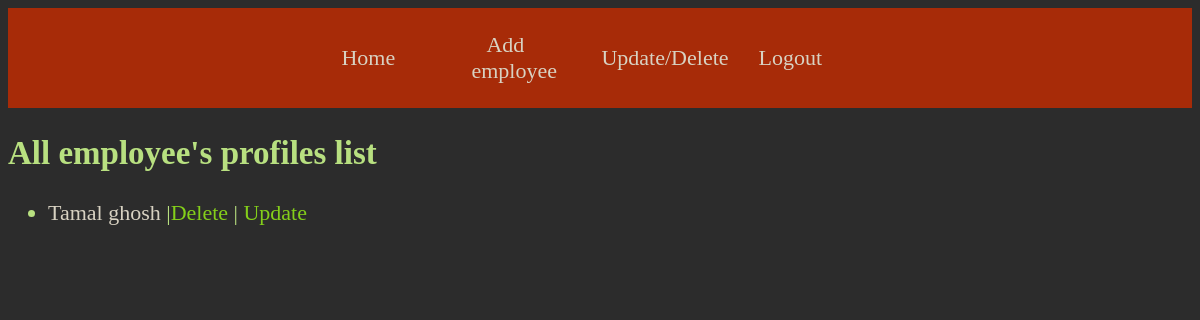
Before: /update_page/ (signed in) with the older database file.
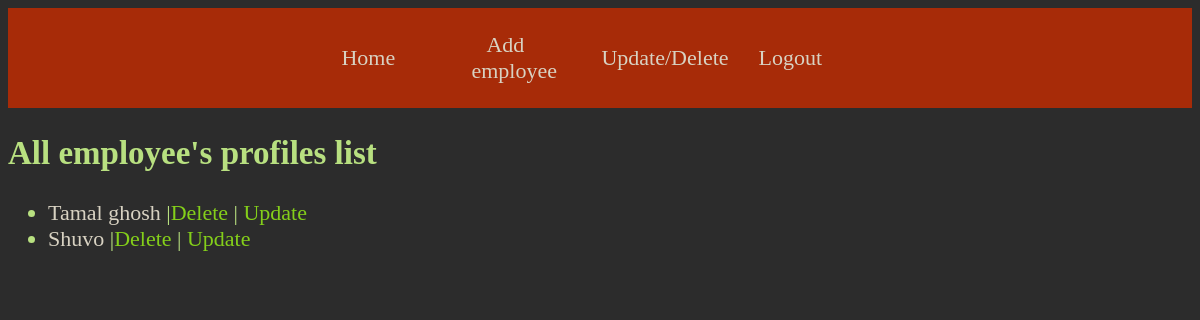
After: the same page with the newer database file.
### employeeApp/models.py (models this page shows)
class Employee_info(models.Model):
    name=models.CharField(max_length=100,unique=True)
    address=models.CharField(max_length=10000)
    phone_number=PhoneNumberField(max_length=14)
    salary=models.IntegerField()
    designation=models.CharField(max_length=50)
    short_description=models.CharField(max_length=10000)

### employeeApp/views.py (the view)
# urls.py: path("update_page/",views.update_page,name="update_page"),
@login_required
def update_page(request):
    employees=Employee_info.objects.all();
    return render (request,"update_page.html",{"employees":employees})

### employeeApp/templates/update_page.html (shortened to what this page needs)
{% extends "layout.html" %}
{% block content %}
<h2>All employee's profiles list</h2>
    <ul>
        {% for employee  in employees %}
        <li>
            <a href="{% url 'employee_profile' employee.pk %}">{{employee.name}} </a> |<a href="{% url 'delete_employee_info' employee.pk %}"><span class="update-link">Delete
            </span></a> | <a href="{% url "update" employee.pk %}"><span class="update-link">Update
            </span></a>
        </li>
        {% endfor %}
    </ul>
{% endblock  %}

### employeeApp/templates/layout.html (shortened to what this page needs)
<!DOCTYPE html>
<html lang="en">
<head>
    {% load static %}
    <link rel="stylesheet" href="https://matcha.mizu.sh/matcha.css">
    <link rel="stylesheet" href="{% static 'css/styles.css' %}">
</head>
<body>
    <nav>
        <div class="div-home navd">
            <a class="home" href="{% url "homepage" %}">Home</a>
        </div>
        <div class="div-add navd">
            <a class="add_employee navd" href="{% url "add_employee" %}">Add employee</a>
        </div>
        <div class="div-update navd">
            <a href="{% url "update_page" %}">Update/Delete</a>
        </div>
        <div class="div-logout navd">
            <a href="{% url "logout" %}">Logout</a>
        </div>
    </nav>
    {% block content %}
    {% endblock %}
</body>
</html>

### employeeApp/static/css/styles.css (style rules this page uses)
body { background-color: #2C2C2C; color: #b8e080; font-size: 22px; }
nav { background-color:#a72b08; height: 100px; width: 100%; display:flex; justify-content:center; align-items: center; font-size:20px; color: white; gap:500 px; font-size: 22px; }
a { color: #D8D2C2; text-decoration: none; }
.div-home { width: 100px; color: white; }
.div-add { width: 100px; color: white; }
.div-logout { width:100px ; }
.navd { padding: 15px; }
.update-link { color:#84cf1a; }

Changed rows visible on the page:
added Employee_info: name "Shuvo"
